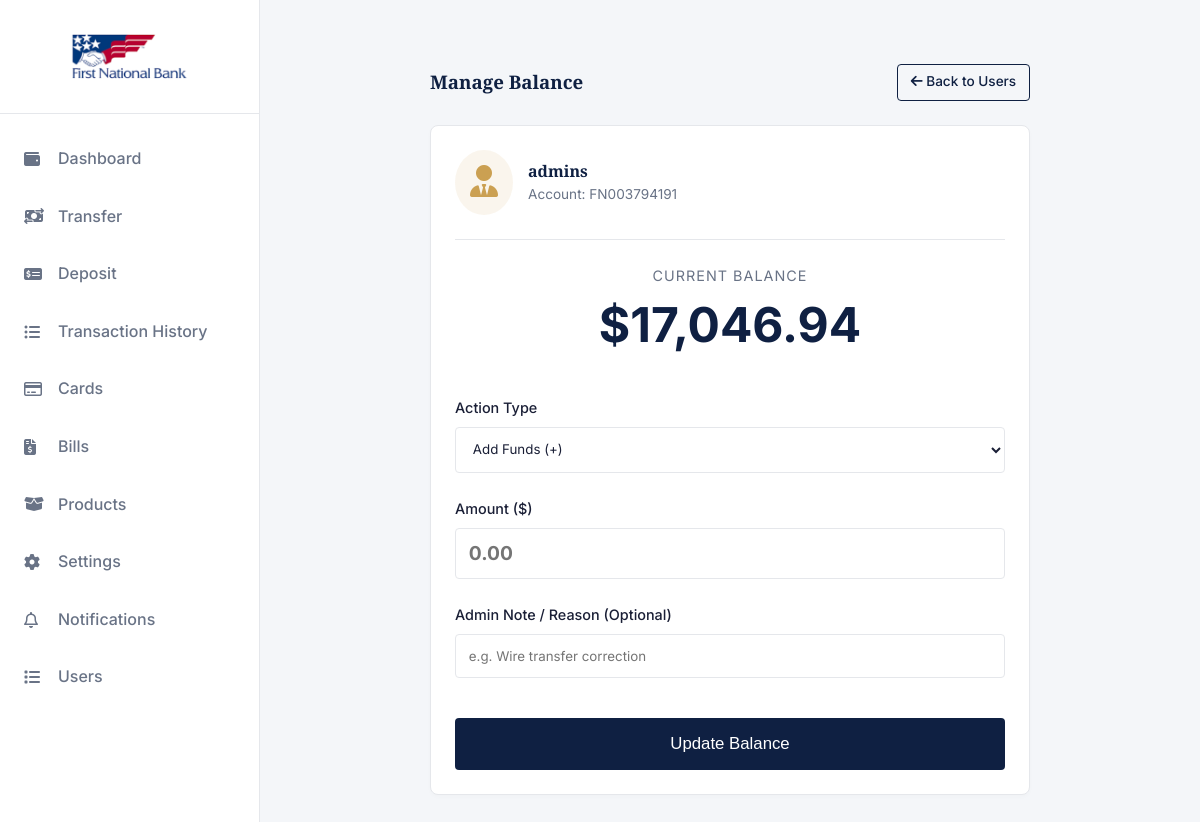
Screenshot of /change-balance/92168fce-5043-47a1-bf10-0f9ae8d0ce83/ (signed in) with the database file from the repository.
### app/models.py (models this page shows, shortened)
class User(AbstractUser):
    full_name = models.CharField(max_length=50, blank=True, null=True)
    email = models.EmailField(unique=True)
    phone_number = models.CharField(max_length=20, blank=True)
    is_verified   = models.BooleanField(default=False)
    social_sec = models.CharField(max_length=20)
    class Meta:
        db_table = "users"

class Account(models.Model):
    class AccountType(models.TextChoices):
        SAVINGS  = "SAVINGS",  "Savings"
        CHECKING = "CHECKING", "Checking"
        WALLET   = "WALLET",   "Wallet"
    class TierType(models.TextChoices):
        TierOne  = "Tier 1",  "Tier 1"
        TierTwo = "Tier 2", "Tier 2"
        TierThree   = "Tier 3",   "Tier 3"
    id             = models.UUIDField(primary_key=True, default=uuid.uuid4, editable=False)
    user           = models.OneToOneField(User, on_delete=models.PROTECT, related_name="account")
    account_genID  = models.CharField(max_length=20, unique=True, db_index=True)
    account_type   = models.CharField(max_length=20, choices=AccountType.choices, default=AccountType.SAVINGS)
    tier           = models.CharField(max_length=20, choices=TierType.choices, default=TierType.TierOne)
    balance        = models.DecimalField(max_digits=18, decimal_places=2, default=0)
    dob            = models.DateField(null=True, blank=True)
    nok_name       = models.CharField(max_length=100, null=True, blank=True)
    nok_contact    = models.CharField(max_length=100, null=True, blank=True)
    address        = models.CharField(max_length=100, null=True, blank=True)
    utility_bill   = CloudinaryField('raw', null=True, blank=True)
    is_active      = models.BooleanField(default=True)
    created_at     = models.DateTimeField(auto_now_add=True)
    updated_at     = models.DateTimeField(auto_now=True)
    pin            = models.CharField(max_length=4, null=True, blank=True)
    class Meta:
        db_table = "accounts"

### app/views.py (the view, shortened to what this page needs)
# urls.py: path('change-balance/<uuid:id>/', changeBalance, name='change_balance'),
@superuser_required
def changeBalance(request, id):
    account = get_object_or_404(Account, id=id)
    target_user = account.user
    context = {
        'target_user': target_user,
    }
    return render(request, 'Admin/changeBalance.html', context)

### app/views.py (called while the page is built)
def superuser_required(view_func):
    return user_passes_test(lambda u: u.is_superuser)(view_func)

### templates/Admin/changeBalance.html (shortened to what this page needs)
{% extends 'base.html' %}
{% load static %}
{% load humanize %}
{% block content %}
<main class="main-content" style="display: flex; justify-content: center;">
    <div style="width: 100%; max-width: 600px; margin-top: 2rem;">
        <div class="top-bar" style="margin-bottom: 1.5rem;">
            <h3>Manage Balance</h3>
            <a href="{% url 'app:users' %}" class="btn btn-outline" style="padding: 0.4rem 0.8rem; font-size: 0.85rem;"><i class="fa-solid fa-arrow-left"></i> Back to Users</a>
        </div>
        <div class="card">
            <div style="display: flex; align-items: center; border-bottom: 1px solid var(--border-color); padding-bottom: 1.5rem; margin-bottom: 1.5rem;">
                <div style="background: rgba(203, 160, 82, 0.1); padding: 15px; border-radius: 50%; margin-right: 15px;">
                    <i class="fa-solid fa-user-tie fa-2x" style="color: var(--brand-accent);"></i>
                </div>
                <div>
                    <h4 style="margin: 0;">{{ target_user.username }}</h4>
                    <p style="color: var(--text-secondary); font-size: 0.85rem;">Account: {{ target_user.account.account_genID }}</p>
                </div>
            </div>
            <div style="text-align: center; margin-bottom: 2rem;">
                <p style="color: var(--text-secondary); font-size: 0.9rem; text-transform: uppercase; letter-spacing: 1px;">Current Balance</p>
                <h2 style="font-size: 3rem; font-family: var(--font-body); color: var(--brand-primary);">${{ target_user.account.balance|intcomma }}</h2>
            </div>
            <form method="POST" action="">
                <div class="form-group">
                    <label>Action Type</label>
                    <select name="action_type" class="form-control" style="padding: 0.8rem;" required>
                        <option value="add">Add Funds (+)</option>
                    </select>
                </div>
                <div class="form-group">
                    <label>Amount ($)</label>
                    <input type="number" name="amount" class="form-control" step="0.01" min="0" placeholder="0.00" style="padding: 0.8rem; font-size: 1.2rem; font-weight: bold;" required>
                </div>
                <div class="form-group">
                    <label>Admin Note / Reason (Optional)</label>
                    <input type="text" name="admin_note" class="form-control" placeholder="e.g. Wire transfer correction" style="padding: 0.8rem;">
                </div>
                <button type="submit" class="btn btn-primary" style="width: 100%; padding: 1rem; font-size: 1.05rem; margin-top: 1rem;">
                    Update Balance
                </button>
            </form>
        </div>
    </div>
</main>
{% endblock %}

### static/css/styles.css (style rules this page uses)
:root { --bg-color: #f4f6f9; --surface-color: #ffffff; --text-primary: #1a1f36; --text-secondary: #697386; --brand-primary: #0f2042; --brand-accent: #cba052; --border-color: #e5e7eb; --success: #059669; --danger: #dc2626; --warning: #d97706; --font-heading: 'Playfair Display', serif; --font-body: 'Inter', sans-serif; --sidebar-width: 260px; --transition: all 0.3s ease; }
* { margin: 0; padding: 0; box-sizing: border-box; }
body { font-family: var(--font-body); background-color: var(--bg-color); color: var(--text-primary); line-height: 1.6; transition: background-color var(--transition), color var(--transition); }
h1, h2, h3, h4, .brand-logo { font-family: var(--font-heading); color: var(--brand-primary); }
a { text-decoration: none; color: var(--brand-primary); }
.btn { display: inline-block; padding: 0.75rem 1.5rem; border-radius: 4px; font-weight: 500; cursor: pointer; text-align: center; border: none; transition: var(--transition); }
.btn-primary { background-color: var(--brand-primary); color: #fff; }
.btn-outline { border: 1px solid var(--brand-primary); color: var(--brand-primary); background: transparent; }
.card { background-color: var(--surface-color); border: 1px solid var(--border-color); border-radius: 8px; padding: 1.5rem; box-shadow: 0 2px 4px rgba(0,0,0,0.02); }
.form-group { margin-bottom: 1.5rem; }
.form-group label { display: block; margin-bottom: 0.5rem; font-weight: 500; font-size: 0.9rem; }
.form-control { width: 100%; padding: 0.75rem 1rem; border: 1px solid var(--border-color); border-radius: 4px; background-color: var(--surface-color); color: var(--text-primary); font-family: var(--font-body); }
.main-content { flex: 1; padding: 2rem 5%; overflow-y: auto; }
.top-bar { display: flex; justify-content: space-between; align-items: center; margin-bottom: 2rem; }

### rows the page displays
User: username "admins", account.account_genID "FN003794191", account.balance "17,046.94"
